Frame 1 (no input): blank canvas, image omitted
Frame 60 (no input): blank canvas, image omitted
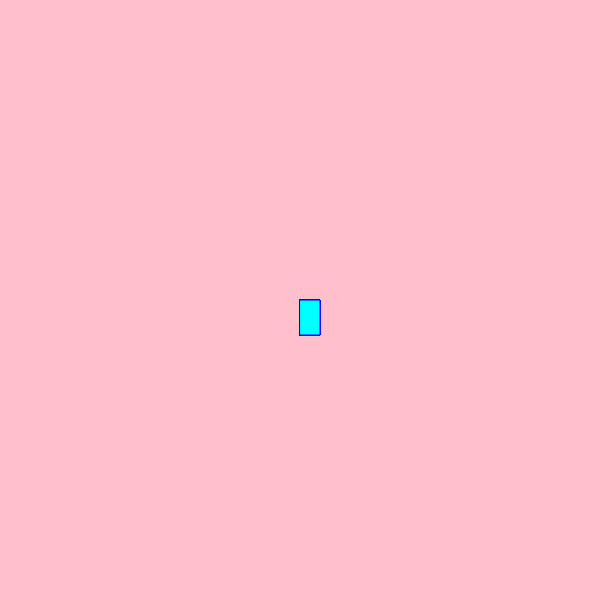
Frame 120 (the mouse pressed at the canvas centre since frame 60)

The p5.js sketch whose frames 1 and 60 were blank and that drew this single picture after the mouse press (run headless with seeded random() and noise() and a simulated clock; from frame 60 on, the mouse is pressed at the canvas centre):

// p5.js sketch
// ── sketch.js
function setup() {
  createCanvas(600, 600);
   background("pink");
}


function draw() {
  
  stroke ("blue");
  fill ("cyan");
 
  
  // console.log(mouseIsPressed);
  
  if (mouseIsPressed){
    rect(mouseX, mouseY, 20, 35);
  }
}
